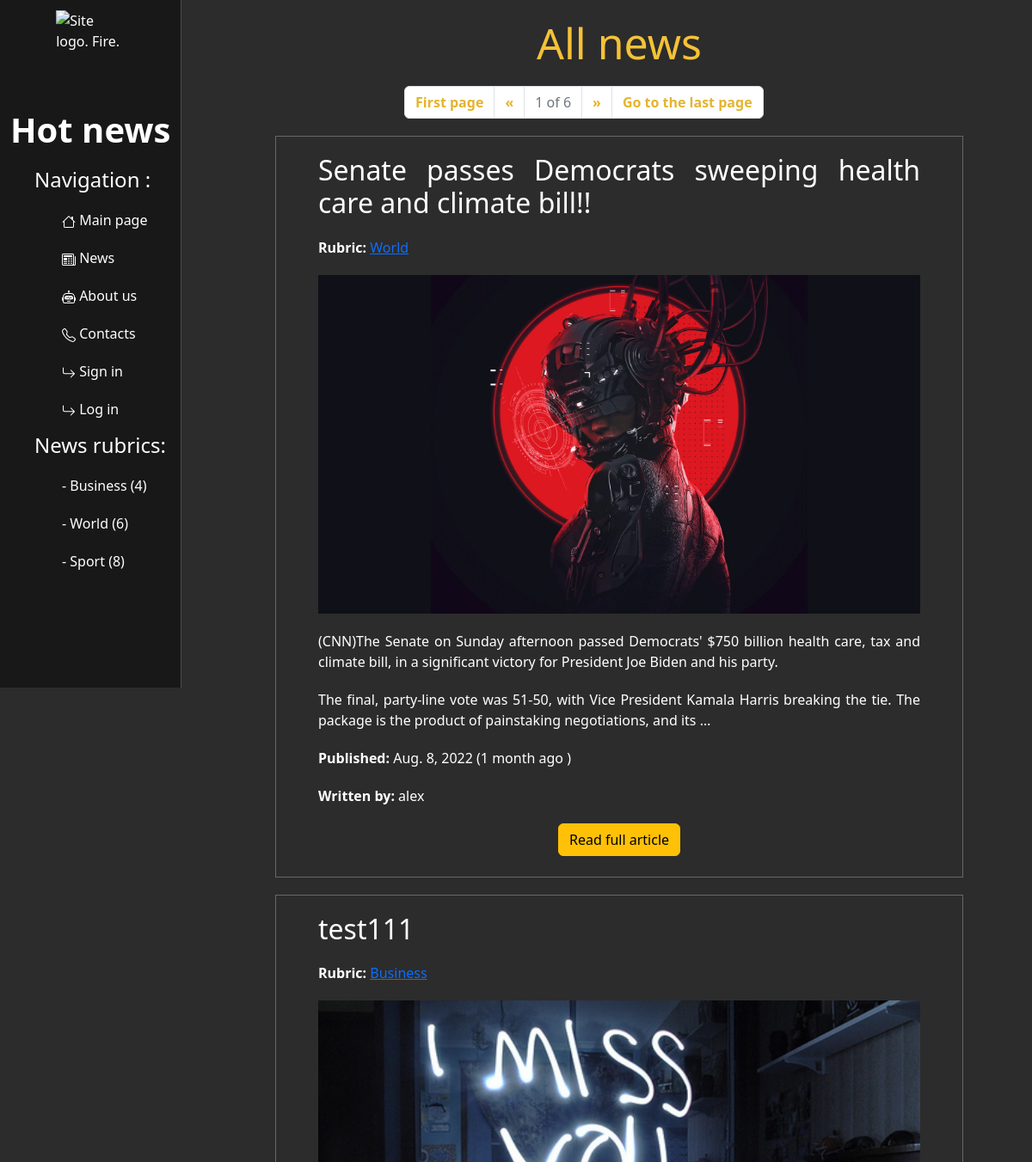
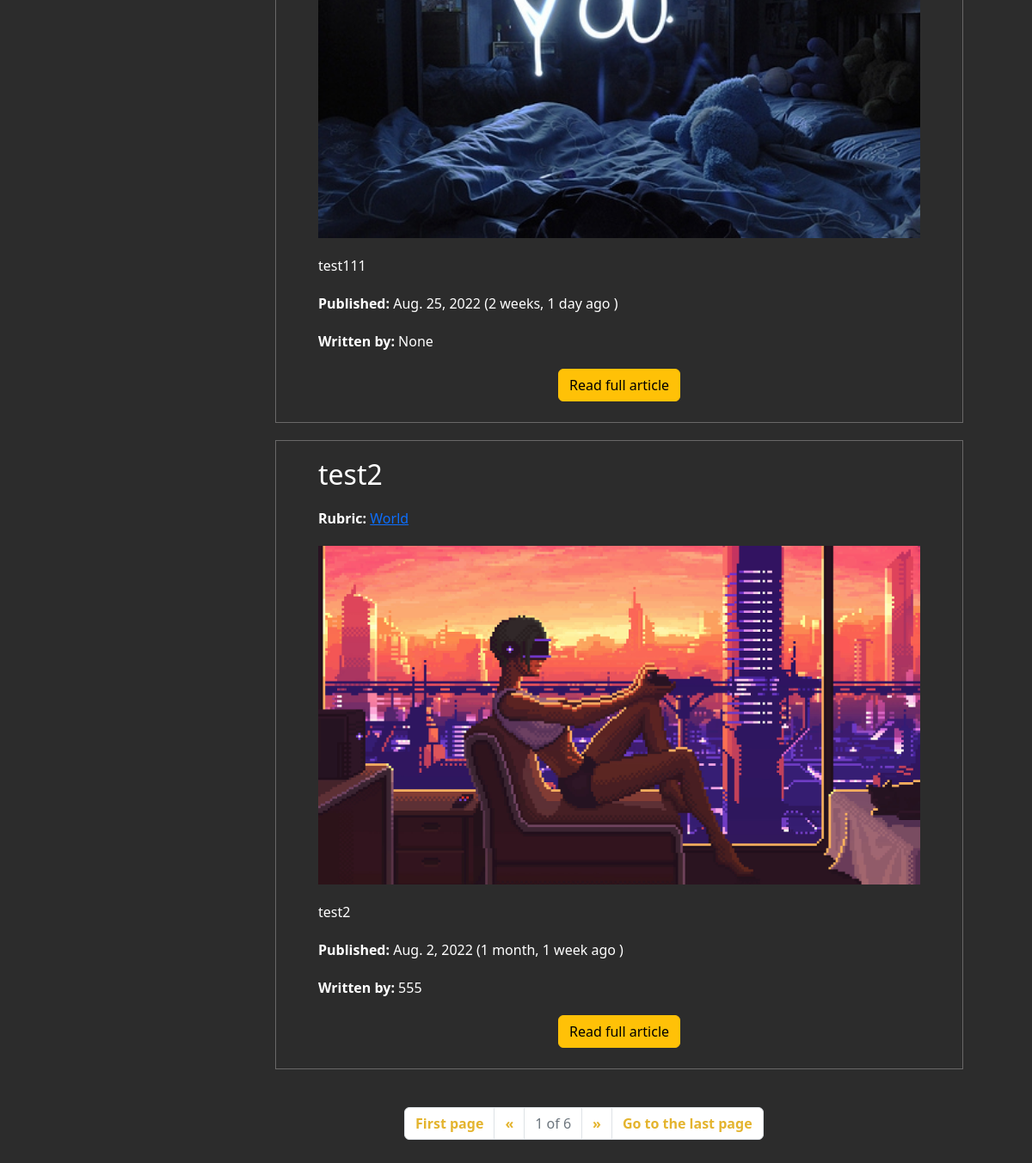
Page /news/ on the committed database (2 pictures, top to bottom).
### news/models.py (models this page shows, shortened)
class Rubric(models.Model):
    name = models.CharField(max_length=150,
                            help_text="Enter the article's rubric",
                            verbose_name="The article's rubric")
    def __str__(self):
        return self.name

class NewsArticles(models.Model):
    title = models.CharField('name', max_length=100)
    text = models.TextField('full_text')
    date = models.DateField('Date', auto_now_add=True)
    photo = models.ImageField(upload_to='photos/%Y/%m/%d/', null=True, blank=True)
    author = models.ForeignKey(User, on_delete=models.PROTECT,
                               help_text="Select the author",
                               verbose_name="Author",
                               null=True, blank=True)
    rubric = models.ForeignKey('Rubric', on_delete=models.PROTECT,
                               help_text="Choose the rubric",
                               verbose_name="Rubric",
                               null=True)
    class Meta:
        verbose_name = "News article"
        verbose_name_plural = "News articles"

### news/views.py (the view)
# urls.py: path('', views.news_index, name='news_index'),
def news_index(request):
    all_news = NewsArticles.objects.select_related('rubric').all()
    rubrics = Rubric.objects.all()
    paginator = Paginator(all_news, 3)
    page_number = request.GET.get('page', 1)
    page_obj = paginator.get_page(page_number)
    context = {'rubrics': rubrics, 'page_obj': page_obj}
    return render(request, 'news/news_index.html', context)

### news/templates/news/news_index.html (shortened to what this page needs)
{% extends "main/base.html" %}
{% block content %}
    <div class="features">
        <div class="news_roll">
            {% if current_rubric %}
                <h1>All news in "{{current_rubric}}" rubric: </h1>
            {% else %}
                <h1>All news</h1>
            {%  endif %}
            {% include "main/paginator.html" %}
            {%for item in page_obj %}
                <div class='article'>
                    <h2> {{item.title}}</h2>
                    <p><strong>Rubric: </strong><a href="{% url 'by_rubric' item.rubric_id %}"> {{item.rubric}}</a></p>
                    {% if item.photo%}
                        <img src="{{ item.photo.url }}" width ="700">
	                {% endif %}
                    <p>{{item.text|linebreaks|truncatewords:50}}</p>
                    <p><strong>Published:</strong> {{item.date}}  ({{item.date|timesince}} ago )</p>
                    <p><strong>Written by: </strong> {{item.author}}</p>
                    <a href="{% url 'DetailView' item.id %}" class="btn btn-warning"> Read full article </a>
                    <br>
                    <br>
                </div>
            {%endfor%}
            <br>
            {% include "main/paginator.html" %}
            <br>
        </div>
    </div>
{% endblock content %}

### main/templates/main/base.html (shortened to what this page needs)
{% load static %}
<!DOCTYPE html>
<html lang="en">
<head>
    <link rel="stylesheet" href="https://cdn.jsdelivr.net/npm/bootstrap@5.2.0-beta1/dist/css/bootstrap.min.css">
    <link rel="stylesheet" href="{% static 'main/css/main.css' %}">
</head>
<body>
<div class=".container-fluid">
    <div class="row">
        <div class=".col-">
            <aside>
                <div>
                    <img src="{% static 'main/img/fire.png' %}" alt="Site logo. Fire.">
                    <h1 class="logo"> Hot news </h1>
                </div>
                <div style="padding-left: 15%">
                    <h4>Navigation :</h4>
                    <ul>
                        <li><a href="{% url 'index' %}">  </i> Main page</a></li>
                        <li><a href="{% url 'news_index' %}"> News </a></li>
                        <li><a href="{% url 'about' %}"> About us </a></li>
                        <li><a href="{% url 'contacts' %}"> Contacts </a></li>
                        {% if user.is_authenticated %}
                          <li><a href="{% url 'add_an_article' %}"><svg xmlns="http://www.w3.org/2000/svg" width="16" height="16" fill="currentColor" class="bi bi-plus-square" viewBox="0 0 16 16">
                            <path d="M14 1a1 1 0 0 1 1 1v12a1 1 0 0 1-1 1H2a1 1 0 0 1-1-1V2a1 1 0 0 1 1-1h12zM2 0a2 2 0 0 0-2 2v12a2 2 0 0 0 2 2h12a2 2 0 0 0 2-2V2a2 2 0 0 0-2-2H2z"/>
                            <path d="M8 4a.5.5 0 0 1 .5.5v3h3a.5.5 0 0 1 0 1h-3v3a.5.5 0 0 1-1 0v-3h-3a.5.5 0 0 1 0-1h3v-3A.5.5 0 0 1 8 4z"/>
                            </svg> Add article </a></li>
                          <li><a href="{% url 'logout' %}"><svg xmlns="http://www.w3.org/2000/svg" width="16" height="16" fill="currentColor" class="bi bi-arrow-90deg-down" viewBox="0 0 16 16">
                            <path fill-rule="evenodd" d="M4.854 14.854a.5.5 0 0 1-.708 0l-4-4a.5.5 0 0 1 .708-.708L4 13.293V3.5A2.5 2.5 0 0 1 6.5 1h8a.5.5 0 0 1 0 1h-8A1.5 1.5 0 0 0 5 3.5v9.793l3.146-3.147a.5.5 0 0 1 .708.708l-4 4z"/>
                            </svg></i> log out </a></li>
                        {% else %}
                          <li><a href="{% url 'register' %}"></i> Sign in </a></li>
                          <li><a href="{% url 'login' %}"></i> Log in </a></li>
                        {% endif %}
                    </ul>
                    {% if rubrics %}
                        <h4>News rubrics:</h4>
                        <ul>
                            {%for rubric in rubrics%}
                                <li><a href="{% url 'by_rubric' rubric.pk %}"> - {{rubric.name}} ({{rubric.newsarticles_set.count}})</a></li>
                            {%endfor%}
                        </ul>
                    {% endif %}
                </div>
            </aside>
        </div>
        <div class=".col-md">
            <main>
                {% block content %}
                {% endblock content %}
            </main>
        </div>
    </div>
</div>
</body>
</html>

### main/static/main/css/main.css (style rules this page uses)
body { background: #2c2c2c; }
aside { background: #181818; float: left; padding: 1%; height:100vh; color:#fff; border-right: 1px solid #4d4d4d; position: fixed; }
aside img { width: 80px; height: 115px; display: block; margin-left: auto; margin-right: auto }
aside .logo { margin-top: 0px; text-align: center; font-weight: bold; }
aside a { text-decoration-line: none; color: #fff; }
aside ul { list-style: none; }
aside ul li { color: #fff; display: block; margin-top: 20px; transition: transform .5s ease; }
.article { border: 1px solid #696868; max-width: 800px; margin: 20px auto; }
main .features { float: right; color: #fff; text-align: center; width: 80%; }
main .features p,h1, h2, h3 { max-width: 700px; margin: 20px auto; text-align: justify; }
main .features h1 { font-size: 50px; color: #f5c236; text-align: center; }

### rows in the picture
Rubric: name "Business", newsarticles_set.count "4"
Rubric: name "World", newsarticles_set.count "6"
Rubric: name "Sport", newsarticles_set.count "8"
NewsArticles: title "Senate passes Democrats sweeping health care and climate bill!!", rubric "World", photo (picture), text "(CNN)The Senate on Sunday afternoon passed Democrats' $750 billion health care, tax and climate bill, in a significant victory for President Joe Biden and his party. The final, party-line vote was 51-50, with Vice President Kamala Harris breaking the tie. The package is the product of painstaking negotiations, and its …", date "Aug. 8, 2022", date "1 month", author "alex"
NewsArticles: title "test111", rubric "Business", photo (picture), text "test111", date "Aug. 25, 2022", date "2 weeks, 1 day", author "None"
NewsArticles: title "test2", rubric "World", photo (picture), text "test2", date "Aug. 2, 2022", date "1 month, 1 week", author "555"

### other values in the picture
{{ page_obj.number }} "1 1"
{{ page_obj.paginator.num_pages }} "6 6"
